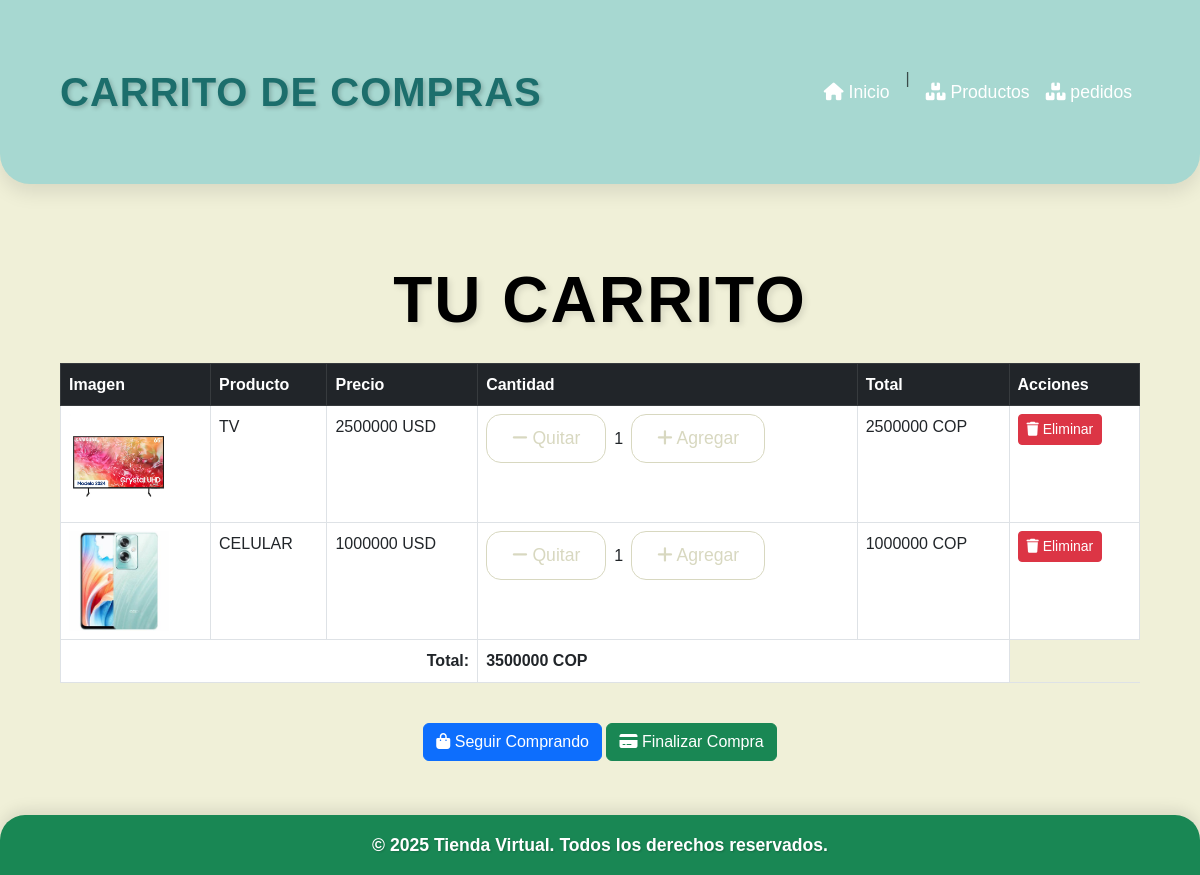
Screenshot of /carrito/ (signed in) with the database file from the repository.
### cuentas/models.py (models this page shows, shortened)
class CarritoItem(models.Model):
    usuario = models.ForeignKey(User, on_delete=models.CASCADE)
    producto = models.ForeignKey(Producto, on_delete=models.CASCADE)
    cantidad = models.PositiveIntegerField(default=1)
    def total_precio(self):
        return self.producto.precio * self.cantidad

class Producto(models.Model):
    nombre = models.CharField(max_length=200)
    descripcion = models.TextField()
    precio = models.DecimalField(max_digits=10, decimal_places=2)
    cantidad_stock = models.PositiveIntegerField()
    imagen = models.ImageField(upload_to='productos/')
    especificaciones = models.TextField()
    agotado = models.BooleanField(default=False)
    recomendado = models.BooleanField(default=False)
    usuario = models.ForeignKey(User, on_delete=models.CASCADE, null=True, blank=True)

### cuentas/views.py (the view)
# urls.py: path('carrito/', views.carrito, name='carrito'),
@login_required(login_url="inicio_sesion")
def carrito(request):
    if not request.user.is_authenticated:
        messages.error(request, "Debes iniciar sesión para ver tu carrito.")
        return redirect('inicio_sesion')
    carrito_items = CarritoItem.objects.filter(usuario=request.user)
    carrito_items_disponibles = [item for item in carrito_items if item.producto.cantidad_stock > 0]
    total = sum(item.total_precio() for item in carrito_items_disponibles)
    productos_agotados = [item for item in carrito_items if item.producto.cantidad_stock <= 0]
    if not carrito_items_disponibles:
        messages.info(request, "Tu carrito está vacío.")
    return render(request, 'cuentas/carrito.html', {
        'carrito_items': carrito_items_disponibles,
        'total': total,
        'productos_agotados': productos_agotados
    })

### cuentas/templates/cuentas/carrito.html (shortened to what this page needs)
<!DOCTYPE html>
<html lang="es">
<head>
    <link href="https://cdn.jsdelivr.net/npm/bootstrap@5.3.0-alpha1/dist/css/bootstrap.min.css" rel="stylesheet">
    <link rel="stylesheet" href="https://cdnjs.cloudflare.com/ajax/libs/font-awesome/6.0.0-beta3/css/all.min.css">
    {% load static %}
    <link rel="stylesheet" href="{% static 'cuentas/styles/carrito.css' %}">
</head>
<body>
     <nav class="navbar navbar-expand-lg navbar-light" style="background-color: #A7D8D1;">
        <div class="container">
            <a class="navbar-brand" href="#" style="color: #1C6E6C; text-shadow: 2px 2px 4px rgba(0, 0, 0, 0.2);">Carrito de Compras</a>
            <div class="collapse navbar-collapse" id="navbarNav">
                <ul class="navbar-nav ms-auto">
                    <li class="nav-item">
                        <a href="{% url 'home' %}" class="nav-link">
                            <i class="fas fa-home"></i> Inicio
                        </a>
                    </li>
                    <li class="nav-item"><span class="navbar-text mx-2">|</span></li>
                    <li class="nav-item">
                        <a href="{% url 'productos' %}" class="nav-link">
                            <i class="fas fa-boxes"></i> Productos
                        </a>
                    </li>
                    <li class="nav-item">
                        <a href="{% url 'mis_pedidos' %}" class="nav-link">
                            <i class="fas fa-boxes"></i> pedidos
                        </a>
                    </li>
                </ul>
            </div>
        </div>
    </nav>
    <div class="container mt-5">
        <h1 class="text-center mb-4">Tu Carrito</h1>
        {% if carrito_items %}
        <div class="table-responsive">
            <table class="table table-bordered">
                <thead class="table-dark">
                    <tr>
                        <th>Imagen</th>
                        <th>Producto</th>
                        <th>Precio</th>
                        <th>Cantidad</th>
                        <th>Total</th>
                        <th>Acciones</th>
                    </tr>
                </thead>
                <tbody>
                    {% for item in carrito_items %}
                    <tr>
                        <td>
                            <img src="{{ item.producto.imagen.url }}" alt="{{ item.producto.nombre }}" width="100">
                        </td>
                        <td>{{ item.producto.nombre }}</td>
                        <td>{{ item.producto.precio|floatformat:0 }} USD</td>
                        <td>
                            <div class="d-flex align-items-center">
                                {% if item.producto.cantidad_stock <= 0 %}
                                    <p class="text-danger">Agotado</p>
                                    <button class="btn btn-secondary btn-sm" disabled>Sin stock</button>
                                {% else %}
                                    <a href="{% url 'reducir_cantidad' item.id %}" class="btn btn-sm btn-outline-secondary me-2">
                                        <i class="fas fa-minus"></i> Quitar
                                    </a>
                                    {{ item.cantidad }}
                                    <a href="{% url 'agregar_al_carrito' item.producto.id %}" class="btn btn-sm btn-outline-secondary ms-2">
                                        <i class="fas fa-plus"></i> Agregar
                                    </a>
                                {% endif %}
                            </div>
                        </td>
                        <td>
                            {% if item.producto.cantidad_stock > 0 %}
                                {{ item.total_precio|floatformat:0 }} COP
                            {% else %}
                                <span class="text-muted">Producto agotado</span>
                            {% endif %}
                        </td>
                        <td>
                            <a href="{% url 'eliminar_del_carrito' item.id %}" class="btn btn-danger btn-sm">
                                <i class="fas fa-trash"></i> Eliminar
                            </a>
                        </td>
                    </tr>
                    {% endfor %}
                </tbody>
                <tfoot>
                    <tr>
                        <td colspan="3" class="text-end"><strong>Total:</strong></td>
                        <td colspan="2"><strong>{{ total|floatformat:0 }} COP</strong></td>
                    </tr>
                </tfoot>
            </table>
        </div>
        <div class="text-center mt-4">
            <a href="{% url 'productos' %}" class="btn btn-primary">
                <i class="fas fa-shopping-bag"></i> Seguir Comprando
            </a>
            {% if total > 0 %}
            <a href="{% url 'finalizar_compra' %}" class="btn btn-success">
                <i class="fas fa-credit-card"></i> Finalizar Compra
            </a>
            {% else %}
            <a href="#" class="btn btn-secondary" disabled>
                <i class="fas fa-credit-card"></i> Finalizar Compra
            </a>
            {% endif %}
        </div>
        {% else %}
        <div class="alert alert-warning text-center">
            <h4>Tu carrito está vacío</h4>
            <p>Explora nuestros <a href="{% url 'productos' %}">productos</a> y agrega lo que te guste.</p>
        </div>
        {% endif %}
    </div>
    <footer class="bg-success text-white text-center py-3 mt-4">
        <p class="mb-0" style="font-size: 1.1rem;">© 2025 Tienda Virtual. Todos los derechos reservados.</p>
    </footer>
</body>
</html>

### cuentas/static/cuentas/styles/carrito.css (style rules this page uses)
body { font-family: 'Poppins', sans-serif; background-color: #F0F0D8; color: #333; margin: 0; padding: 0; box-sizing: border-box; line-height: 1.6; }
.navbar { background-color: #1693A5; padding: 25px 0; border-radius: 0 0 30px 30px; box-shadow: 0 8px 20px rgba(0, 0, 0, 0.1); z-index: 10; transition: background-color 0.3s ease; }
.navbar-brand { color: white; font-size: 2.5rem; font-weight: 700; text-transform: uppercase; letter-spacing: 1px; transition: color 0.3s ease; }
.navbar-nav .nav-link { color: white; font-size: 1.1rem; padding: 12px 20px; border-radius: 10px; transition: 0.3s ease-in-out; }
h1, h2 { font-weight: 700; text-align: center; text-transform: uppercase; letter-spacing: 2px; margin-bottom: 40px; text-shadow: 1px 1px 2px rgba(0, 0, 0, 0.2); }
h1 { font-size: 4rem; color: #000000; animation: fadeInUp 1s ease-out; }
footer { background-color: #1693A5; color: white; padding: 35px 0; text-align: center; border-radius: 25px 25px 0 0; box-shadow: 0 -5px 15px rgba(0, 0, 0, 0.1); }
footer p { font-size: 1.3rem; font-weight: 600; text-shadow: 1px 1px 2px rgba(0, 0, 0, 0.2); }
.btn-outline-secondary { border-color: #D8D8C0; color: #D8D8C0; font-size: 1.1rem; padding: 10px 25px; border-radius: 15px; transition: background-color 0.3s ease, color 0.3s ease; }
.container { padding: 30px; }
.text-center { text-align: center; }
h1, h2 { text-shadow: 3px 3px 6px rgba(0, 0, 0, 0.1); }

### rows the page displays
CarritoItem: producto.imagen (picture), producto.nombre "TV", producto.precio "2500000", cantidad "1", total_precio "2500000"
CarritoItem: producto.imagen (picture), producto.nombre "CELULAR", producto.precio "1000000", cantidad "1", total_precio "1000000"

### other values shown
{{ total|floatformat:0 }} "3500000"
